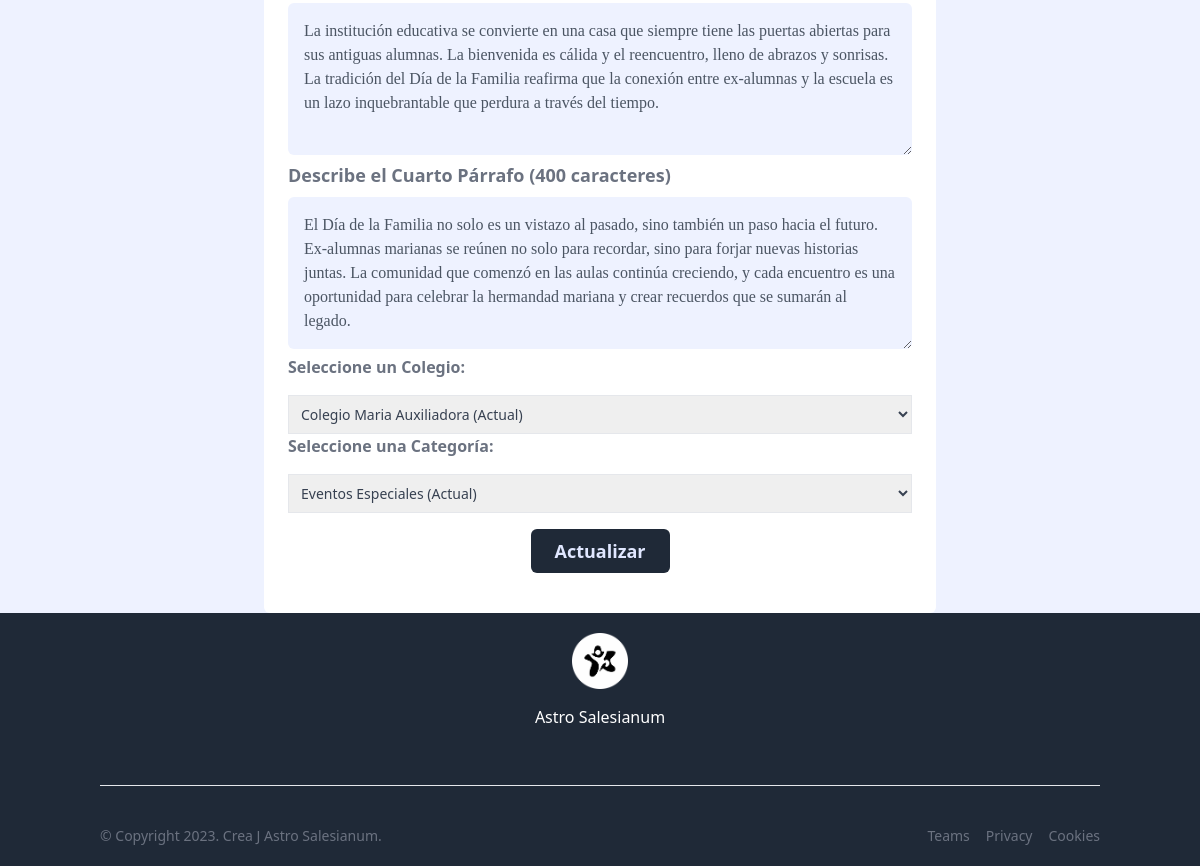
Before: /src/editnews.php?new=119 (signed in, lower part) with the older database file.
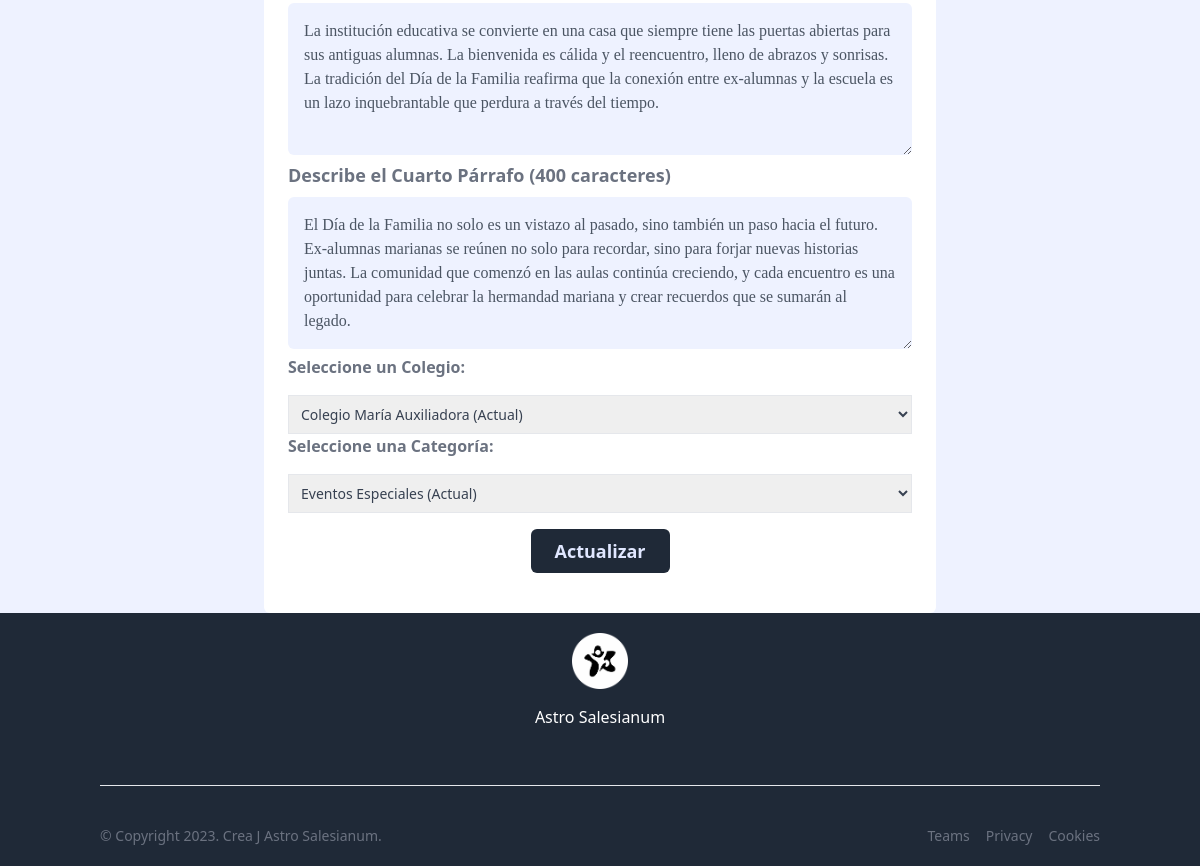
After: the same page with the newer database file.
### tables this page shows
CREATE TABLE `news` (
  `id_news` int(11) NOT NULL,
  `id_reporter` varchar(100) DEFAULT NULL,
  `main_image` text DEFAULT NULL,
  `photographer` varchar(100) NOT NULL,
  `headline` text NOT NULL,
  `drophead` text NOT NULL,
  `date` date NOT NULL,
  `BodyOne` text NOT NULL,
  `BodyTwo` text NOT NULL,
  `BodyThree` text NOT NULL,
  `BodyFour` text NOT NULL,
  `school` text NOT NULL,
  `Category` text NOT NULL,
  `State` text NOT NULL
);

### src/PHP/editNews-Var.php (called while the page is built, shortened)
<?php
$conexion = mysqli_connect('localhost', 'root', '', 'astrodb');
$new= $_GET['new'];
$query = "SELECT * FROM `news` WHERE `id_news` = '$new'";
$result = mysqli_query($conexion, $query);
?>

### src/editnews.php (the view, shortened to what this page needs)
<?php
include("./PHP/editNews-Var.php");
while($row = mysqli_fetch_array($result)){
?>
<!DOCTYPE html>
<html lang="en">
<head>
<link rel="stylesheet" href="../Public/menu.css">
<link rel="stylesheet" href="../Public/boton.css">
<link rel="stylesheet" href="../Public/tailwind.css">
      <link rel="stylesheet" href="./css/Translate.css">
    <link rel="stylesheet" href="https://cdnjs.cloudflare.com/ajax/libs/material-design-icons/3.0.1/iconfont/material-icons.min.css" />
      <link rel="stylesheet" href="https://cdnjs.cloudflare.com/ajax/libs/material-design-icons/3.0.1/iconfont/material-icons.min.css" />
</head>
<body>
        <div class="bg-indigo-50 min-h-screen md:px-20 sm:pt-6">
          <div class=" bg-white rounded-md px-6 py-10 max-w-2xl mx-auto">
              <div class="shrink-0 mt-5">
              <div class="flex flex-col items-center " x-data="{ open: false }">
<form method="post" enctype="multipart/form-data" action="./PHP/CRUD_New.php">
<div>
<textarea id="description" cols="15" rows="5" name="BodyThree"  maxlength="400" placeholder="Escribe tu noticia..." class="w-full font-serif  p-4 text-gray-600 bg-indigo-50 outline-none rounded-md"><?php echo $row['BodyThree']?></textarea>
</div>
<div>
<label for="description" class="block mb-2 text-lg text-gray-500 font-bold">Describe el Cuarto Párrafo (400 caracteres)</label>
<textarea id="description" cols="15" rows="5" name="BodyFour"  maxlength="400" placeholder="Escribe tu noticia..." class="w-full font-serif  p-4 text-gray-600 bg-indigo-50 outline-none rounded-md"><?php echo $row['BodyFour']?></textarea>
</div>
                <label for="name" class="text-lx font-bold text-gray-500">Seleccione un Colegio:</label>
                <div class="options md:flex md:space-x-6 text-sm items-center text-gray-700 mt-4">
                    <select class="w-full border border-gray-200 p-2 focus:outline-none focus:border-gray-500" name="school">
                      <option value="<?php echo $row['school']; ?>"><?php echo $row['school']; ?> (Actual)</option>
                    </select>
                </div>
              </div>
              <div>
                <label for="name" class="text-lx font-bold text-gray-500">Seleccione una Categoría:</label>
                <div class="options md:flex md:space-x-6 text-sm items-center text-gray-700 mt-4">
                    <select class="w-full border border-gray-200 p-2 focus:outline-none focus:border-gray-500" name="category">
                    <option value="<?php echo $row['Category']; ?>"><?php echo $row['Category']; ?> (Actual)</option>
                    </select>
                </div>
              </div>
              <div class="pt-4">
           <input class=" px-6 py-2 mx-auto block rounded-md text-lg font-semibold text-indigo-100 bg-gray-800  " type="submit" value="Actualizar" name="edit">
              </div>
            </div>
          </div>
        </div>
                <footer class="bg-gray-800">
  <div class="container px-3 py-5 mx-auto">
      <div class="flex flex-col items-center text-center">
          <a href="#">
              <img class="w-auto h-14" src="../img/AstroFavicon.png" alt="">
          </a>
          <p class="max-w-md mx-auto mt-4 text-white">Astro Salesianum</p>
      </div>
      <hr class="my-10 border-gray-200" />
      <div class="flex flex-col items-center sm:flex-row sm:justify-between">
          <p class="text-sm text-gray-500">© Copyright 2023. Crea J Astro Salesianum.</p>
          <div class="flex mt-3 -mx-2 sm:mt-0">
              <a href="#" class="mx-2 text-sm text-gray-500 transition-colors duration-300 hover:text-gray-500 dark:hover:text-gray-300" aria-label="Reddit"> Teams </a>
              <a href="#" class="mx-2 text-sm text-gray-500 transition-colors duration-300 hover:text-gray-500 dark:hover:text-gray-300" aria-label="Reddit"> Privacy </a>
              <a href="#" class="mx-2 text-sm text-gray-500 transition-colors duration-300 hover:text-gray-500 dark:hover:text-gray-300" aria-label="Reddit"> Cookies </a>
          </div>
      </div>
  </div>
  <div class = "group fixed bottom-0 right-0 p-2  flex items-end justify-end w-24 h-24 " id="google_translate_element">
</footer>
</body>
</html>
<?php }  ?>  <script src="https://cdnjs.cloudflare.com/ajax/libs/jquery/3.5.0/jquery.min.js"></script>

Changed rows visible on the page:
changed news "Eventos Especiales (Actual)": school "Colegio Maria Auxiliadora (Actual)" → "Colegio María Auxiliadora (Actual)"
